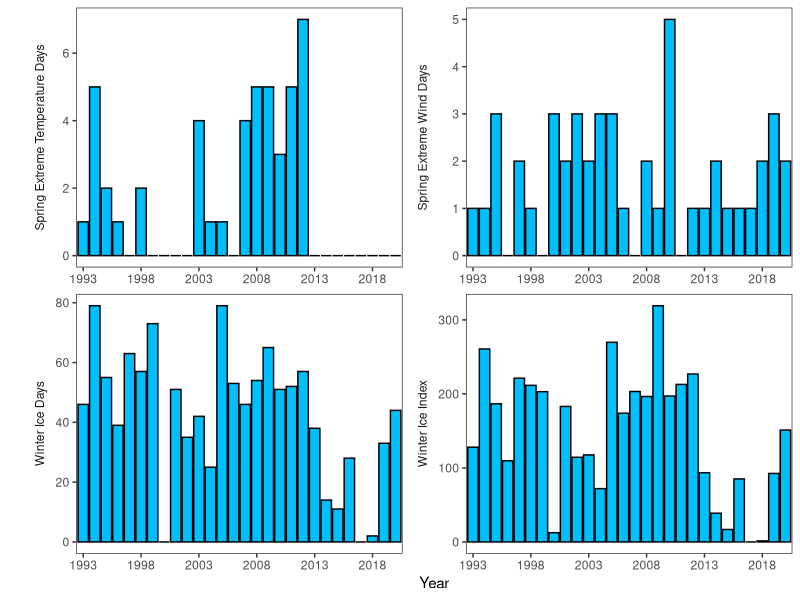
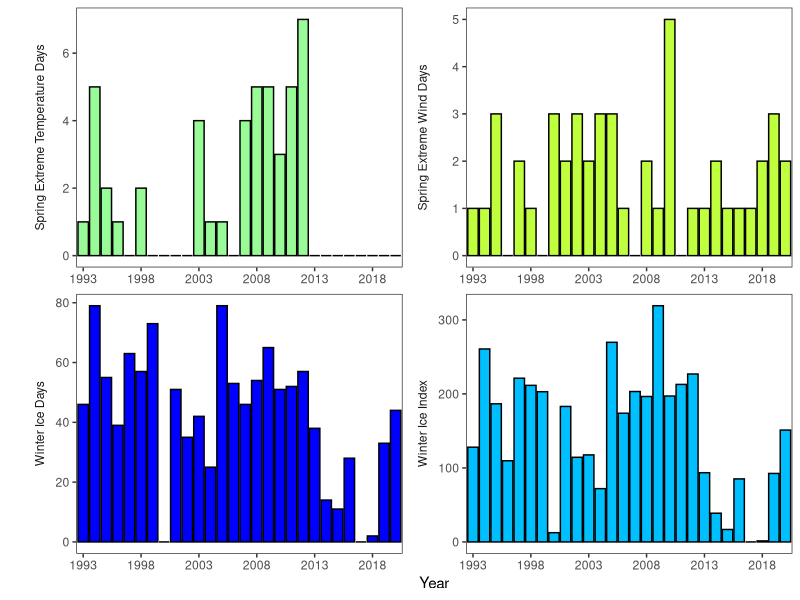
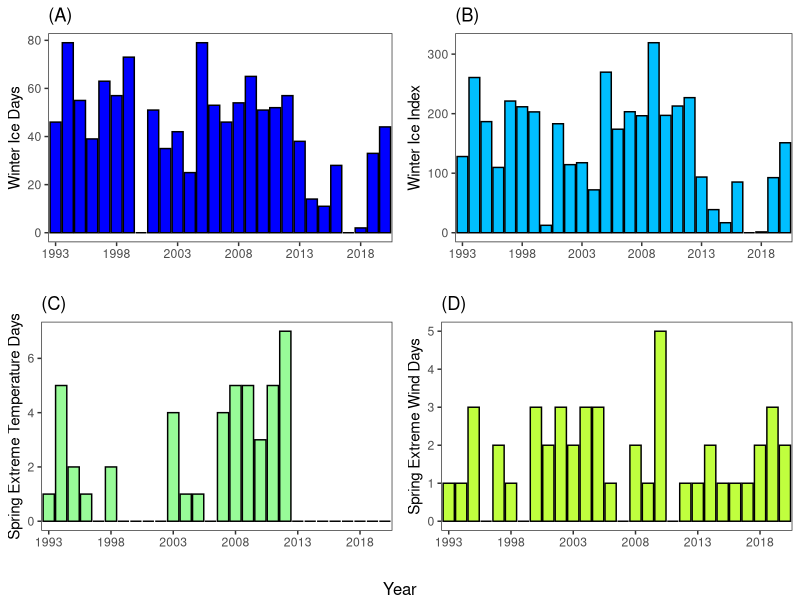
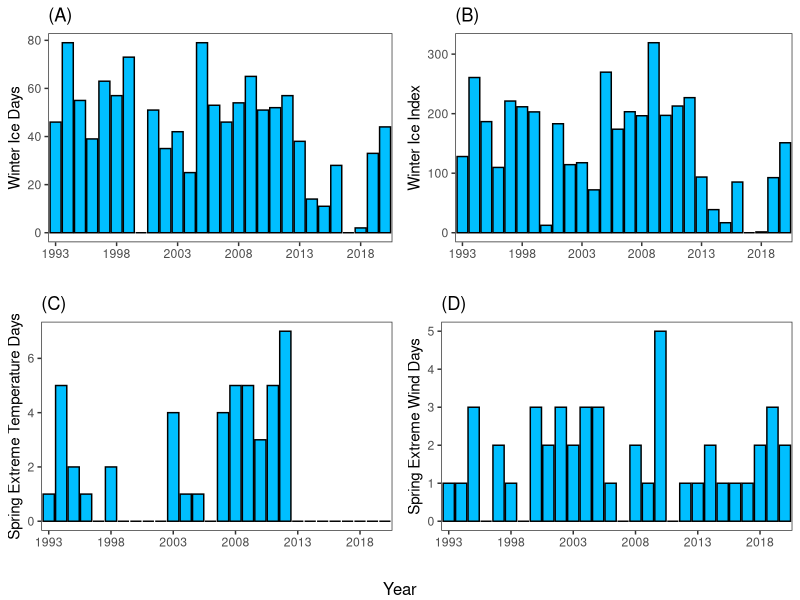
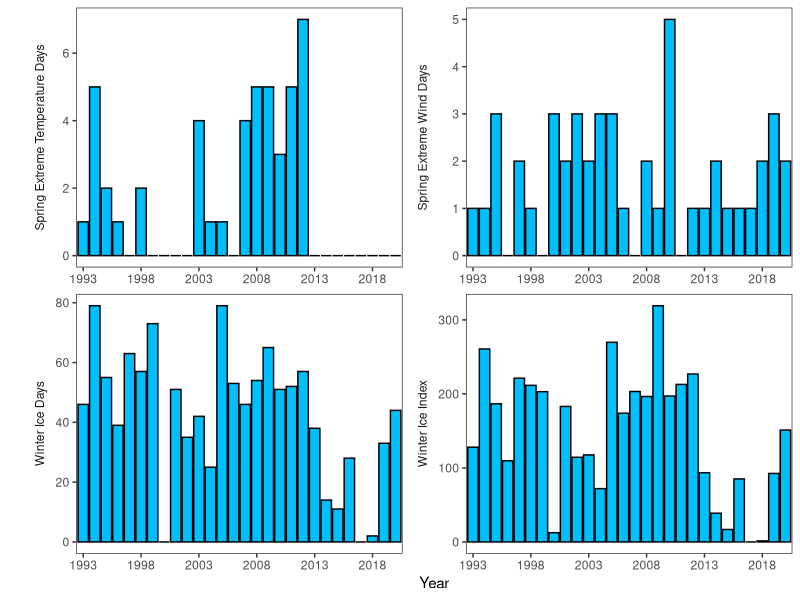
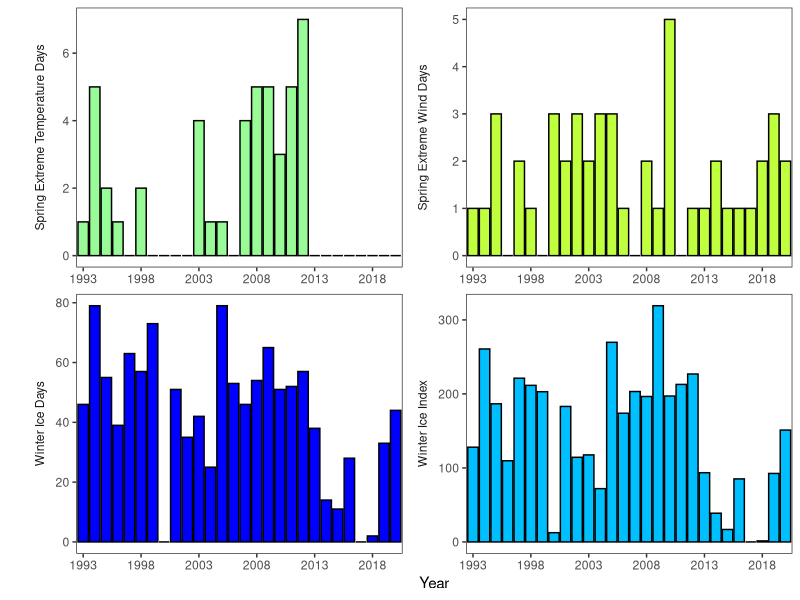
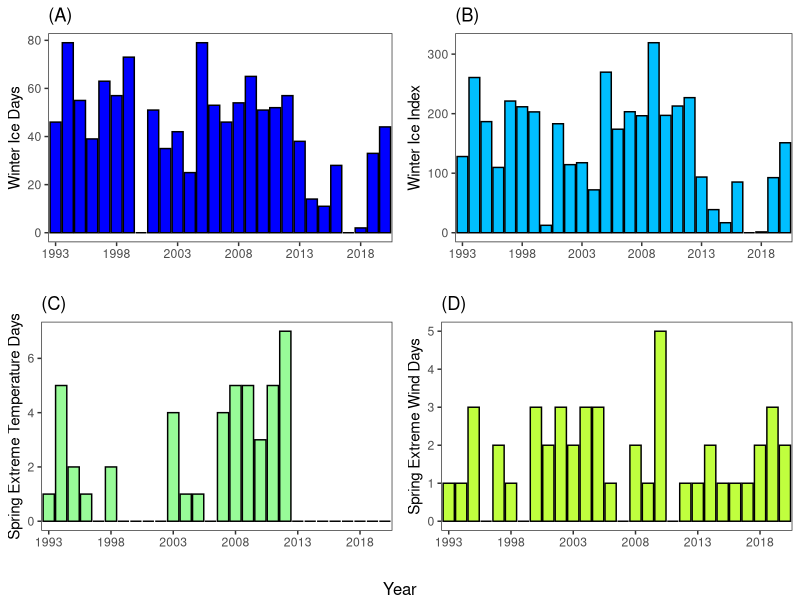
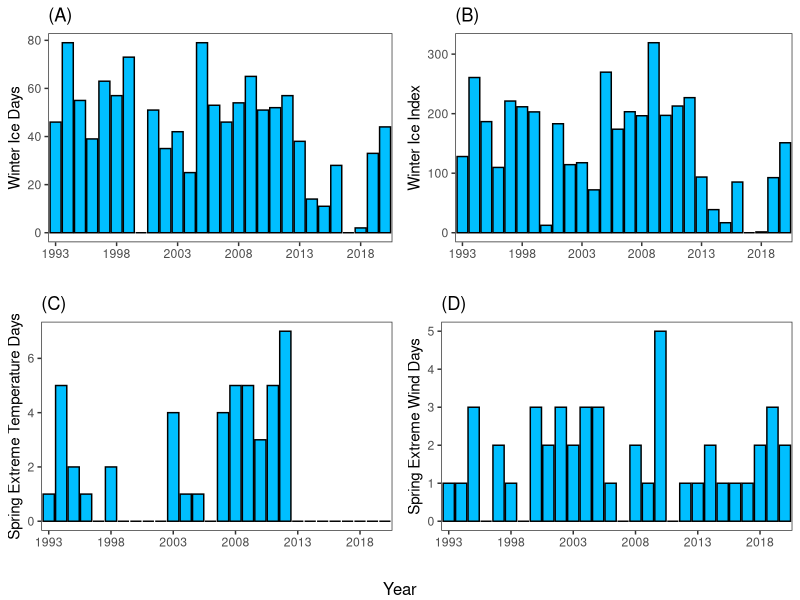

Write R code to recreate these figures, in order.
###Create a figure that shows variables (spring temp, spring wind, winter ice days, and ice index) for each year

###Load Packages
library(tidyverse)
library(data.table)
library(ggplot2)
library(dplyr)
library(tidyr)
library(grid)
library(gridExtra)


#Read in environmental data
env_data <- read.csv("nest_survival/data/ice_wx.csv", header = TRUE)

#This data doesn't have year 2020. This is because time passed while working on the ananlysis and decided
#to add another year in my study. I was new to data wrangling in r so I updated the sea ice and st paul weather data
#in excel and manually added year 2020 to the data. 

# 1. Lets edit this environmental dataframe to only variables of interest. Subset columns
env_data2 <- env_data[, c(2,5,10,14,19)]

# 2. Add values for year 2020. Refer back to two data sets. For sea ice, navigate to
#sea_ice_bs_core/output/sea_ice_vars_1979_2020.csv and
#weather_st_paul/output/wx_st_paul_1993_2020.csv. Find out the values for year 2020 and
#input them to env_data2
env2020 <- c(2020,0,2,44,151.1152824) #values corresponding to environemental data
env_data3 <- rbind(env_data2, env2020)
head(env_data3)
summary(env_data3)


# 3. Plot the variables for each year in 4 panels

env_long <- tidyr::pivot_longer(env_data3, cols = c("sxt","sxw","w95","wsi"), names_to = "variable")


################################ IGNORE THIS ###############################################################################
### Can get the plot but how do you title each plot in your four panels?
ggplot(env_long) +
  geom_col(aes(x = factor(year_winter), y = value, fill = variable), color = "black") +
  facet_wrap(~ variable, scales = "free", labeller = labeller(variable = c(sxt = "Spring Extreme Temperature Days",
                                                                           sxw = "Spring Extreme Wind Days",
                                                                           w95 = "Winter Ice Days",
                                                                           wsi = "Winter Ice Index")),
             strip.position = "left") +
  theme_bw() +
  theme(
    panel.grid.major = element_blank(),
    panel.grid.minor = element_blank(),
    strip.background = element_blank()
  ) +
  theme(strip.placement = "outside") +
  scale_fill_manual(values = c("sxt" = "deepskyblue", "sxw" = "deepskyblue", "w95" = "deepskyblue", "wsi" = "deepskyblue")) +
  scale_x_discrete(breaks = seq(1993, 2020, by = 5)) +
  guides(fill = "none") +
  xlab("Year") + ylab("")
ggsave("sea_ice_bs_core/output/envrionmental_variables.jpg", width = 7, height = 5, dpi = 600)

### Same as above, this was a experiment section
ggplot(env_long) +
  geom_col(aes(x = factor(year_winter), y = value, fill = variable), color = "black") +
  facet_wrap(~ variable, scales = "free", labeller = labeller(variable = c(sxt = "Spring Extreme Temperature Days",
                                                                           sxw = "Spring Extreme Wind Days",
                                                                           w95 = "Winter Ice Days",
                                                                           wsi = "Winter Ice Index")),
             strip.position = "left") +
  theme_bw() +
  theme(
    panel.grid.major = element_blank(),
    panel.grid.minor = element_blank(),
    strip.background = element_blank()
  ) +
  theme(strip.placement = "outside") +
  scale_fill_manual(values = c("sxt" = "palegreen", "sxw" = "olivedrab1", "w95" = "blue", "wsi" = "deepskyblue")) +
  scale_x_discrete(breaks = seq(1993, 2020, by = 5)) +
  guides(fill = "none") +
  xlab("Year") + ylab("")
ggsave("sea_ice_bs_core/output/envrionmental_variables2.jpg", width = 7, height = 5, dpi = 600)

###########################################################################################################################






############################################### WE WILL USE THIS METHODS INSTED ###########################################

###Look at individual graphs through ggplot with different colors
plot_1 <- ggplot(data = env_data3) +
  geom_col(data = env_data3, aes(x = factor(year_winter), y = w95), fill ="blue", color = "black") +
  theme_bw() +
  theme(
    panel.grid.major = element_blank(),
    panel.grid.minor = element_blank()
  ) +
  ylab("Winter Ice Days") + xlab("") +
  scale_x_discrete(breaks = seq(1993, 2020, by = 5)) +
  labs(title = "(A)")

plot_2 <- ggplot(data = env_data3) +
  geom_col(data = env_data3, aes(x = factor(year_winter), y = wsi), fill ="deepskyblue", color = "black") +
  theme_bw() +
  theme(
    panel.grid.major = element_blank(),
    panel.grid.minor = element_blank()
  ) +
  ylab("Winter Ice Index") + xlab("") +
  scale_x_discrete(breaks = seq(1993, 2020, by = 5)) +
  labs(title = "(B)")
  
plot_3 <- ggplot(data = env_data3) +
  geom_col(data = env_data3, aes(x = factor(year_winter), y = sxt), fill ="palegreen", color = "black") +
  theme_bw() +
  theme(
    panel.grid.major = element_blank(),
    panel.grid.minor = element_blank()
  ) +
  ylab("Spring Extreme Temperature Days") + xlab("") +
  scale_x_discrete(breaks = seq(1993, 2020, by = 5)) +
  labs(title = "(C)")

plot_4 <- ggplot(data = env_data3) +
  geom_col(data = env_data3, aes(x = factor(year_winter), y = sxw), fill ="olivedrab1", color = "black") +
  theme_bw() +
  theme(
    panel.grid.major = element_blank(),
    panel.grid.minor = element_blank()
  ) +
  ylab("Spring Extreme Wind Days") + xlab("") +
  scale_x_discrete(breaks = seq(1993, 2020, by = 5)) +
  labs(title = "(D)")


###Create bottom text for "xlab"
bottom_text <- textGrob("Year")


###use package pathcwork to combine them
grid.arrange(plot_1, plot_2, plot_3, plot_4, bottom = bottom_text)  
ggsave("sea_ice_bs_core/output/envrionmental_panels_colors.jpg", grid.arrange(plot_1, plot_2, plot_3, plot_4,
                                                                              bottom = bottom_text),
       width = 7, height = 5, dpi = 600)




###Look at individual graphs through ggplot with same colors
plot_5 <- ggplot(data = env_data3) +
  geom_col(data = env_data3, aes(x = factor(year_winter), y = w95), fill ="deepskyblue", color = "black") +
  theme_bw() +
  theme(
    panel.grid.major = element_blank(),
    panel.grid.minor = element_blank()
  ) +
  ylab("Winter Ice Days") + xlab("") +
  scale_x_discrete(breaks = seq(1993, 2020, by = 5)) +
  labs(title = "(A)")

plot_6 <- ggplot(data = env_data3) +
  geom_col(data = env_data3, aes(x = factor(year_winter), y = wsi), fill ="deepskyblue", color = "black") +
  theme_bw() +
  theme(
    panel.grid.major = element_blank(),
    panel.grid.minor = element_blank()
  ) +
  ylab("Winter Ice Index") + xlab("") +
  scale_x_discrete(breaks = seq(1993, 2020, by = 5)) +
  labs(title = "(B)")

plot_7 <- ggplot(data = env_data3) +
  geom_col(data = env_data3, aes(x = factor(year_winter), y = sxt), fill ="deepskyblue", color = "black") +
  theme_bw() +
  theme(
    panel.grid.major = element_blank(),
    panel.grid.minor = element_blank()
  ) +
  ylab("Spring Extreme Temperature Days") + xlab("") +
  scale_x_discrete(breaks = seq(1993, 2020, by = 5)) +
  labs(title = "(C)")

plot_8 <- ggplot(data = env_data3) +
  geom_col(data = env_data3, aes(x = factor(year_winter), y = sxw), fill ="deepskyblue", color = "black") +
  theme_bw() +
  theme(
    panel.grid.major = element_blank(),
    panel.grid.minor = element_blank()
  ) +
  ylab("Spring Extreme Wind Days") + xlab("") +
  scale_x_discrete(breaks = seq(1993, 2020, by = 5)) +
  labs(title = "(D)")


###use package pathcwork to combine them
grid.arrange(plot_5, plot_6, plot_7, plot_8, bottom = bottom_text)
ggsave("sea_ice_bs_core/output/envrionmental_panels_samec.jpg", grid.arrange(plot_5, plot_6, plot_7, plot_8,
                                                                             bottom = bottom_text),
       width = 7, height = 5, dpi = 600)
